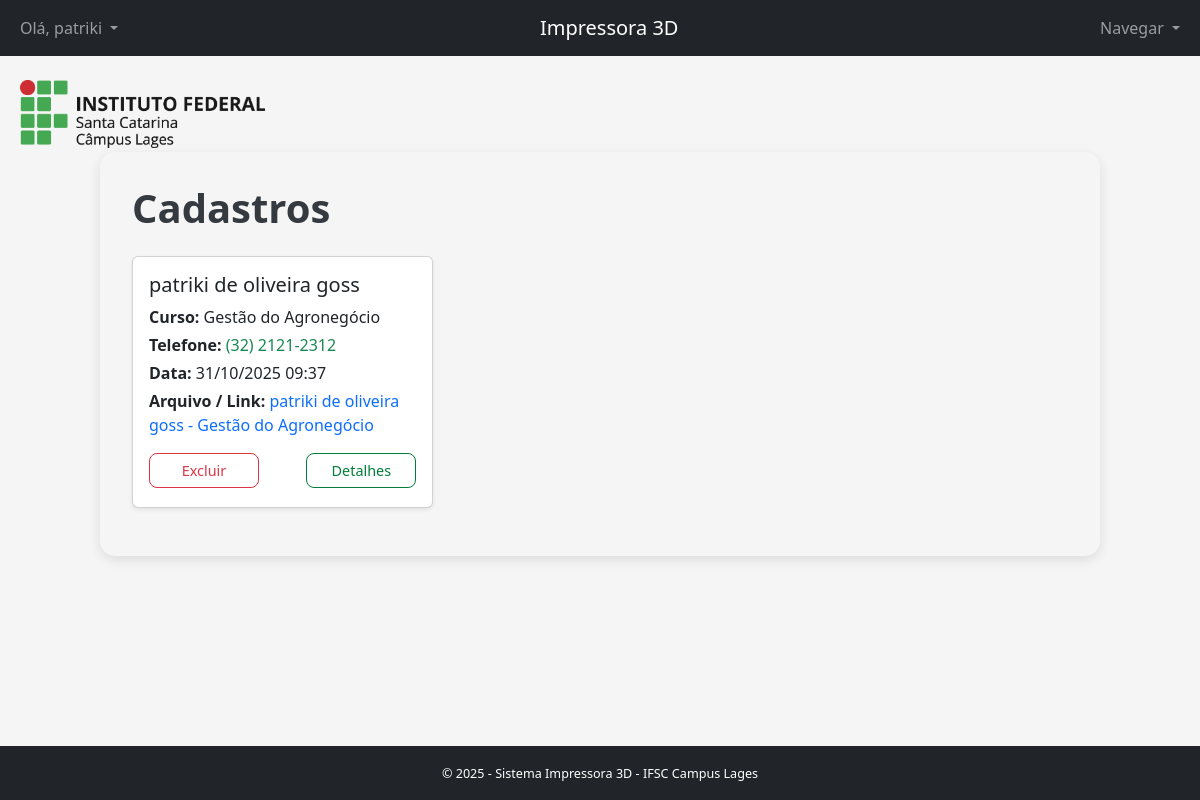
The page /lista/ (signed in) on the database as committed earlier.
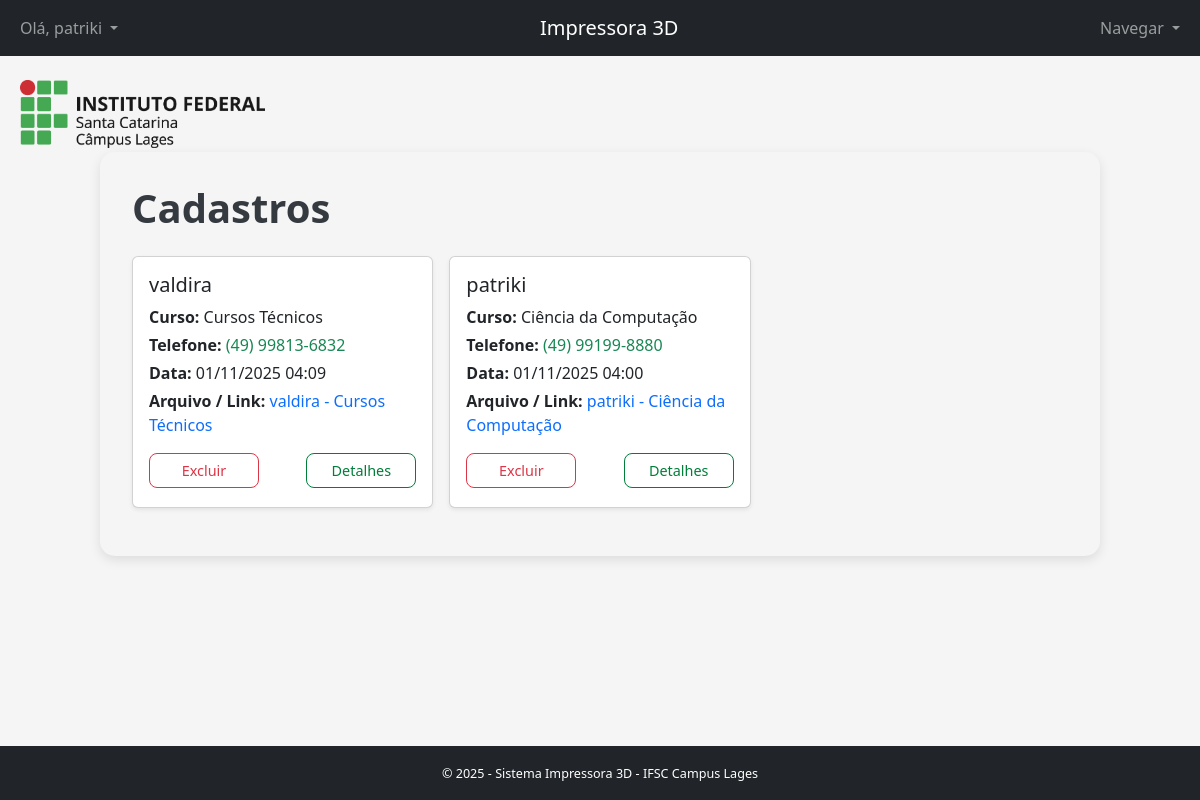
The same page on the database as committed later.
### core/models.py (models this page shows, shortened)
class Models(models.Model):
    nome = models.CharField(max_length=50)
    curso = models.CharField(max_length=20, choices=CursoChoices.choices)
    quant_de_pecas = models.IntegerField()
    cor = models.CharField(max_length=20)
    telefone = models.CharField(max_length=20)
    arq_upload = models.FileField(upload_to=rename_uploaded_file, blank=True, null=True)
    arq_link = models.URLField(blank=True, null=True)
    data_envio = models.DateTimeField(default=timezone.now)
    tipo_preenchimento = models.CharField(max_length=50, blank=True, null=True)
    porcentagem_preenchimento = models.IntegerField(blank=True, null=True)
    resolucao = models.CharField(max_length=20, choices=Resolucao.choices, blank=True, null=True)
    qual_impressora = models.CharField(max_length=20, choices=ImpressorasChoice.choices, blank=True, null=True)
    tipo_filamento = models.CharField(max_length=20, choices=TipoFilamento.choices, blank=True, null=True)
    created_at = models.DateTimeField(auto_now_add=True)
    def telefone_para_whatsapp(self):
        if not self.telefone:
            return ''
        digits = re.sub(r'\D', '', self.telefone)  # remove tudo que não for dígito
        if not digits:
            return ''
        if digits.startswith('55'):
            return digits
        return '55' + digits

### core/views.py (the view)
# urls.py: path('lista/', views.lista_models, name='lista_models'),
@login_required
def lista_models(request):
    items = Models.objects.order_by('-created_at')
    return render(request, 'core/lista.html', {'items': items})

### core/templates/core/lista.html (shortened to what this page needs)
{% extends 'core/base.html' %}
{% load static %}
{% block extra_css %}
<link rel="stylesheet" href="{% static 'core/css/lista.css' %}">
{% endblock %}
{% block content %}
<div class="lista-box container">
    <div class="d-flex justify-content-between align-items-center mb-4">
        <h1>Cadastros</h1>
    </div>
    {% if items %}
    <div class="row g-3">
        {% for it in items %}
        <div class="col-12 col-md-6 col-lg-4">
            <div class="card shadow-sm h-100">
                <div class="card-body">
                    <h5 class="card-title">{{ it.nome }}</h5>
                    <p class="card-text mb-1"><strong>Curso:</strong> {{ it.get_curso_display }}</p>
                    <p class="card-text mb-1">
  <strong>Telefone:</strong>
  {% if it.telefone_para_whatsapp %}
    <a href="https://wa.me/{{ it.telefone_para_whatsapp }}" target="_blank" class="text-decoration-none text-success">
      {{ it.telefone }}
    </a>
  {% else %}
      {{ it.telefone }}
  {% endif %}
</p>
                    <p class="card-text mb-1"><strong>Data:</strong> {{ it.data_envio|date:"d/m/Y H:i" }}</p>
                    <p class="card-text mb-2">
                        <strong>Arquivo / Link:</strong>
                        {% if it.arq_upload %}
                            <a href="{% url 'core:download_arquivo' it.pk %}" class="text-decoration-none">
                                {{ it.nome }} - {{ it.get_curso_display }}
                            </a>
                        {% elif it.arq_link %}
                            <a href="{{ it.arq_link }}" target="_blank">Link</a>
                        {% else %}
                            -
                        {% endif %}
                    </p>
                    <div class="d-flex justify-content-between mt-3">
                        <a href="{% url 'core:excluir' it.pk %}"
                           class="btn btn-outline-danger btn-lista"
                           onclick="return confirm('Tem certeza que deseja excluir este cadastro?');">
                           Excluir
                        </a>
                        <button class="btn btn-outline-success btn-lista"
                                data-bs-toggle="modal"
                                data-bs-target="#modalDetalhes{{ it.id }}">
                            Detalhes
                        </button>
                    </div>
                </div>
            </div>
        </div>
        {% endfor %}
    </div>
    {% else %}
        <p class="text-center">Nenhum cadastro ainda.</p>
    {% endif %}
</div>
{% endblock %}

### core/templates/core/base.html (shortened to what this page needs)
{% load static %}
<!DOCTYPE html>
<html lang="pt-br">
<head>
    <link href="https://cdn.jsdelivr.net/npm/bootstrap@5.3.2/dist/css/bootstrap.min.css" rel="stylesheet">
    <link rel="stylesheet" href="{% static 'core/css/base.css' %}">
    {% block extra_css %}{% endblock %}
</head>
<body class="d-flex flex-column min-vh-100">
<header>
  <nav class="navbar navbar-expand-lg navbar-dark bg-dark">
    <div class="container-fluid justify-content-between">
      <ul class="navbar-nav">
        {% if user.is_authenticated %}
        <li class="nav-item dropdown">
          <a class="nav-link dropdown-toggle" href="#" role="button" data-bs-toggle="dropdown">
            Olá, {{ user.get_username }}
          </a>
        </li>
        {% endif %}
      </ul>
      <a class="navbar-brand mx-auto" href="{% url 'core:home' %}">Impressora 3D</a>
      <ul class="navbar-nav">
        <li class="nav-item dropdown">
          <a class="nav-link dropdown-toggle" href="#" role="button" data-bs-toggle="dropdown">
            Navegar
          </a>
        </li>
      </ul>
    </div>
  </nav>
</header>
<main class="container my-5 flex-grow-1">
    {% block content %}{% endblock %}
</main>
<footer class="bg-dark text-white py-3 mt-auto">
    <div class="container text-center">
        <small>© {% now "Y" %} - Sistema Impressora 3D - IFSC Campus Lages</small>
    </div>
</footer>
</body>
</html>

### core/static/core/css/base.css (style rules this page uses)
body { background-color: whitesmoke; position: relative; overflow-x: hidden; }
body::before { content: ""; position: absolute; top: 80px; left: 20px; width: 245px; height: 120px; background-image: url("../img/Logo_IFSC.png"); background-repeat: no-repeat; background-size: contain; background-position: top left; opacity: 0.90; z-index: -1; pointer-events: none; }
footer { font-size: 0.9rem; }

### core/static/core/css/lista.css (style rules this page uses)
.lista-box { max-width: 1000px; margin: 3rem auto; padding: 2rem; background-color: whitesmoke; border-radius: 15px; box-shadow: 0 4px 12px rgba(0,0,0,0.1); }
.lista-box h1 { color: #343a40; font-weight: 700; }
.d-flex h1 { margin-bottom: 0; }
.btn-lista { min-width: 110px; padding: 0.35rem 0.75rem; font-size: 0.9rem; border-radius: 8px; transition: all 0.2s ease-in-out; }
.btn-outline-danger { color: #dc3545; border-color: #dc3545; }
.btn-outline-success { color: #007E3A; border-color: #007E3A; }
.row.g-3 { margin-bottom: 1rem; }
.card-body { padding-bottom: 1.2rem; }

Rows that differ between the two databases and show on the page:
removed Models: nome "patriki de oliveira goss", curso "Gestão do Agronegócio", telefone "(32) 2121-2312", data_envio "31/10/2025 09:37"
added Models: nome "valdira", curso "Cursos Técnicos", telefone "(49) 99813-6832", data_envio "01/11/2025 04:09"
added Models: nome "patriki", curso "Ciência da Computação", telefone "(49) 99199-8880", data_envio "01/11/2025 04:00"
